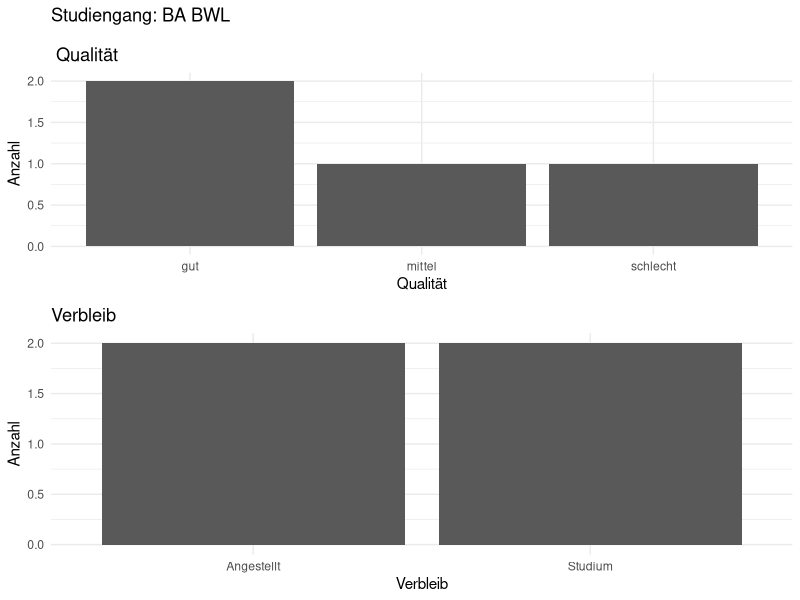
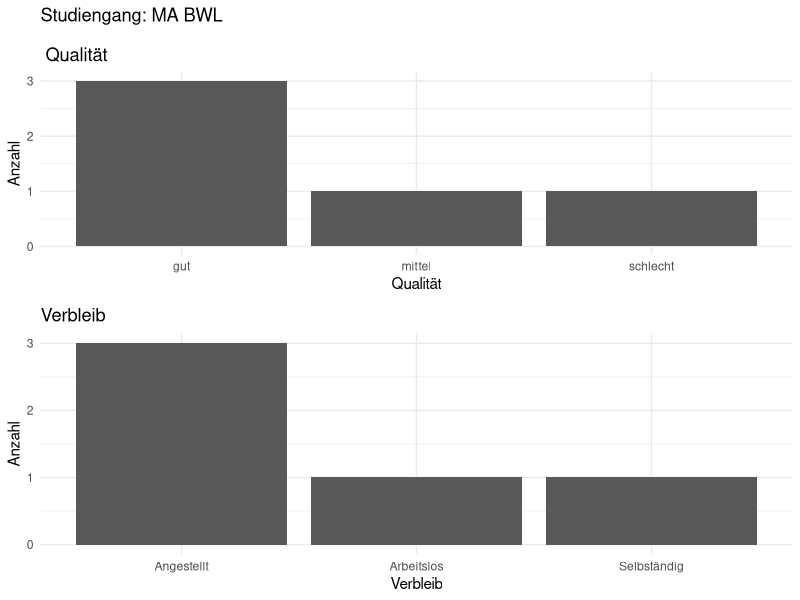
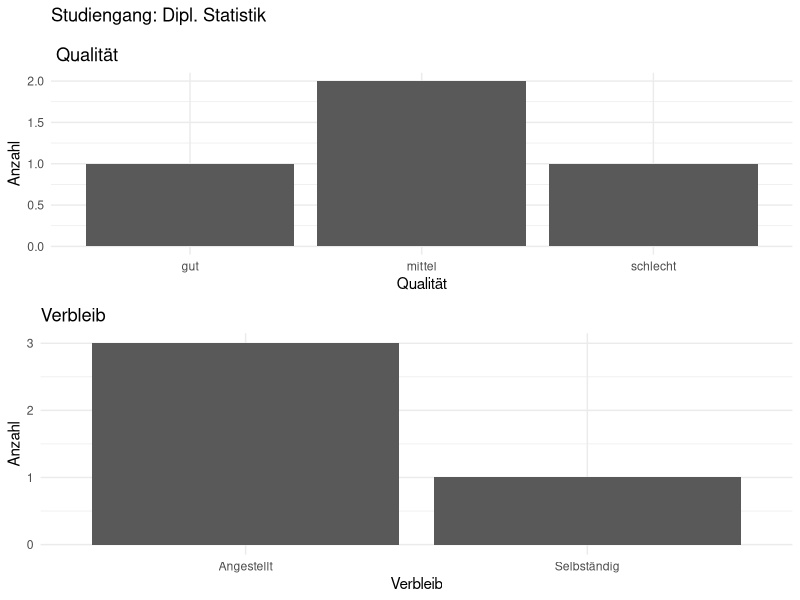

Write R code to recreate these figures, in order.
## ---- chunk 1
library(tidyverse)
library(ggpubr)
## ---- chunk 2
df <- read.csv("raw_data/test.csv", sep = ";", encoding = "latin1")
## ---- chunk 3
studiengang_unique <- unique(df$Studiengang)
## ---- chunk 4
for (i in studiengang_unique) {
  df_unique <- df %>% filter(Studiengang== i)
  
  df_plot_qualitaet <- ggplot(df_unique,aes(x=Qualität))+
    geom_bar()+
    ylab("Anzahl")+
    theme_minimal()+
    ggtitle(paste0("Studiengang: ",df_unique[1,1],"\n\n Qualität"))
  
  df_plot_verbleib <- ggplot(df_unique,aes(x=Verbleib))+
    geom_bar()+
    ylab("Anzahl")+
    theme_minimal()+
    ggtitle(paste0("Verbleib"))
  
  arrange <- ggarrange(
    df_plot_qualitaet,
    df_plot_verbleib,
    ncol=1,
    nrow=2)
    
  ggsave(paste0("outcome/",df_unique[1,1]," - Plot.pdf"))
  
  
  
}
